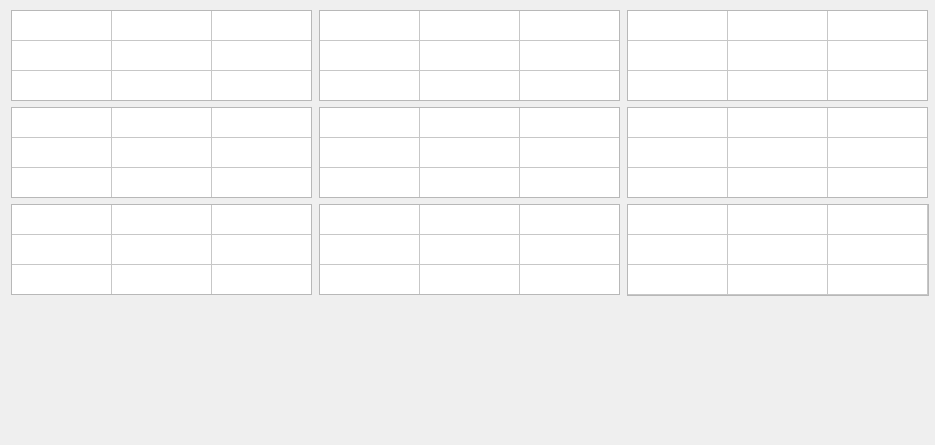
<?xml version="1.0" encoding="UTF-8"?>
<ui version="4.0">
 <class>MainWindow</class>
 <widget class="QMainWindow" name="MainWindow">
  <property name="geometry">
   <rect>
    <x>0</x>
    <y>0</y>
    <width>935</width>
    <height>445</height>
   </rect>
  </property>
  <property name="windowTitle">
   <string>MainWindow</string>
  </property>
  <widget class="QWidget" name="centralwidget">
   <property name="sizePolicy">
    <sizepolicy hsizetype="Expanding" vsizetype="Expanding">
     <horstretch>0</horstretch>
     <verstretch>0</verstretch>
    </sizepolicy>
   </property>
   <property name="baseSize">
    <size>
     <width>500</width>
     <height>0</height>
    </size>
   </property>
   <widget class="QWidget" name="layoutWidget">
    <property name="geometry">
     <rect>
      <x>10</x>
      <y>10</y>
      <width>921</width>
      <height>288</height>
     </rect>
    </property>
    <layout class="QGridLayout" name="gridLayout">
     <property name="sizeConstraint">
      <enum>QLayout::SetDefaultConstraint</enum>
     </property>
     <item row="0" column="0">
      <widget class="QTableWidget" name="tableWidget">
       <property name="sizePolicy">
        <sizepolicy hsizetype="MinimumExpanding" vsizetype="MinimumExpanding">
         <horstretch>0</horstretch>
         <verstretch>0</verstretch>
        </sizepolicy>
       </property>
       <property name="minimumSize">
        <size>
         <width>0</width>
         <height>0</height>
        </size>
       </property>
       <property name="maximumSize">
        <size>
         <width>301</width>
         <height>91</height>
        </size>
       </property>
       <property name="verticalScrollBarPolicy">
        <enum>Qt::ScrollBarAlwaysOff</enum>
       </property>
       <property name="horizontalScrollBarPolicy">
        <enum>Qt::ScrollBarAlwaysOff</enum>
       </property>
       <property name="sizeAdjustPolicy">
        <enum>QAbstractScrollArea::AdjustToContents</enum>
       </property>
       <property name="iconSize">
        <size>
         <width>0</width>
         <height>0</height>
        </size>
       </property>
       <attribute name="horizontalHeaderVisible">
        <bool>false</bool>
       </attribute>
       <attribute name="horizontalHeaderCascadingSectionResizes">
        <bool>true</bool>
       </attribute>
       <attribute name="horizontalHeaderMinimumSectionSize">
        <number>0</number>
       </attribute>
       <attribute name="horizontalHeaderStretchLastSection">
        <bool>false</bool>
       </attribute>
       <attribute name="verticalHeaderVisible">
        <bool>false</bool>
       </attribute>
       <attribute name="verticalHeaderCascadingSectionResizes">
        <bool>true</bool>
       </attribute>
       <attribute name="verticalHeaderMinimumSectionSize">
        <number>0</number>
       </attribute>
       <attribute name="verticalHeaderStretchLastSection">
        <bool>false</bool>
       </attribute>
       <row>
        <property name="text">
         <string>New Row</string>
        </property>
       </row>
       <row>
        <property name="text">
         <string>New Row</string>
        </property>
       </row>
       <row>
        <property name="text">
         <string>New Row</string>
        </property>
       </row>
       <column>
        <property name="text">
         <string>New Column</string>
        </property>
       </column>
       <column>
        <property name="text">
         <string>New Column</string>
        </property>
       </column>
       <column>
        <property name="text">
         <string>New Column</string>
        </property>
       </column>
       <item row="0" column="0">
        <property name="text">
         <string/>
        </property>
       </item>
       <item row="0" column="1">
        <property name="text">
         <string/>
        </property>
       </item>
       <item row="0" column="2">
        <property name="text">
         <string/>
        </property>
       </item>
       <item row="1" column="0">
        <property name="text">
         <string/>
        </property>
       </item>
       <item row="1" column="1">
        <property name="text">
         <string/>
        </property>
       </item>
       <item row="1" column="2">
        <property name="text">
         <string/>
        </property>
       </item>
       <item row="2" column="0">
        <property name="text">
         <string/>
        </property>
       </item>
       <item row="2" column="1">
        <property name="text">
         <string/>
        </property>
       </item>
       <item row="2" column="2">
        <property name="text">
         <string/>
        </property>
       </item>
      </widget>
     </item>
     <item row="1" column="0">
      <widget class="QTableWidget" name="tableWidget_4">
       <property name="sizePolicy">
        <sizepolicy hsizetype="MinimumExpanding" vsizetype="MinimumExpanding">
         <horstretch>0</horstretch>
         <verstretch>0</verstretch>
        </sizepolicy>
       </property>
       <property name="minimumSize">
        <size>
         <width>0</width>
         <height>0</height>
        </size>
       </property>
       <property name="maximumSize">
        <size>
         <width>301</width>
         <height>91</height>
        </size>
       </property>
       <property name="verticalScrollBarPolicy">
        <enum>Qt::ScrollBarAlwaysOff</enum>
       </property>
       <property name="horizontalScrollBarPolicy">
        <enum>Qt::ScrollBarAlwaysOff</enum>
       </property>
       <property name="sizeAdjustPolicy">
        <enum>QAbstractScrollArea::AdjustToContents</enum>
       </property>
       <property name="iconSize">
        <size>
         <width>0</width>
         <height>0</height>
        </size>
       </property>
       <attribute name="horizontalHeaderVisible">
        <bool>false</bool>
       </attribute>
       <attribute name="horizontalHeaderCascadingSectionResizes">
        <bool>true</bool>
       </attribute>
       <attribute name="horizontalHeaderMinimumSectionSize">
        <number>0</number>
       </attribute>
       <attribute name="horizontalHeaderStretchLastSection">
        <bool>false</bool>
       </attribute>
       <attribute name="verticalHeaderVisible">
        <bool>false</bool>
       </attribute>
       <attribute name="verticalHeaderCascadingSectionResizes">
        <bool>true</bool>
       </attribute>
       <attribute name="verticalHeaderMinimumSectionSize">
        <number>0</number>
       </attribute>
       <attribute name="verticalHeaderStretchLastSection">
        <bool>false</bool>
       </attribute>
       <row>
        <property name="text">
         <string>New Row</string>
        </property>
       </row>
       <row>
        <property name="text">
         <string>New Row</string>
        </property>
       </row>
       <row>
        <property name="text">
         <string>New Row</string>
        </property>
       </row>
       <column>
        <property name="text">
         <string>New Column</string>
        </property>
       </column>
       <column>
        <property name="text">
         <string>New Column</string>
        </property>
       </column>
       <column>
        <property name="text">
         <string>New Column</string>
        </property>
       </column>
       <item row="0" column="0">
        <property name="text">
         <string/>
        </property>
       </item>
       <item row="0" column="1">
        <property name="text">
         <string/>
        </property>
       </item>
       <item row="0" column="2">
        <property name="text">
         <string/>
        </property>
       </item>
       <item row="1" column="0">
        <property name="text">
         <string/>
        </property>
       </item>
       <item row="1" column="1">
        <property name="text">
         <string/>
        </property>
       </item>
       <item row="1" column="2">
        <property name="text">
         <string/>
        </property>
       </item>
       <item row="2" column="0">
        <property name="text">
         <string/>
        </property>
       </item>
       <item row="2" column="1">
        <property name="text">
         <string/>
        </property>
       </item>
       <item row="2" column="2">
        <property name="text">
         <string/>
        </property>
       </item>
      </widget>
     </item>
     <item row="2" column="2">
      <widget class="QTableWidget" name="tableWidget_9">
       <property name="sizePolicy">
        <sizepolicy hsizetype="Minimum" vsizetype="Minimum">
         <horstretch>0</horstretch>
         <verstretch>0</verstretch>
        </sizepolicy>
       </property>
       <property name="verticalScrollBarPolicy">
        <enum>Qt::ScrollBarAlwaysOff</enum>
       </property>
       <property name="horizontalScrollBarPolicy">
        <enum>Qt::ScrollBarAlwaysOff</enum>
       </property>
       <property name="sizeAdjustPolicy">
        <enum>QAbstractScrollArea::AdjustToContents</enum>
       </property>
       <attribute name="horizontalHeaderVisible">
        <bool>false</bool>
       </attribute>
       <attribute name="horizontalHeaderStretchLastSection">
        <bool>false</bool>
       </attribute>
       <attribute name="verticalHeaderVisible">
        <bool>false</bool>
       </attribute>
       <attribute name="verticalHeaderStretchLastSection">
        <bool>false</bool>
       </attribute>
       <row>
        <property name="text">
         <string>New Row</string>
        </property>
       </row>
       <row>
        <property name="text">
         <string>New Row</string>
        </property>
       </row>
       <row>
        <property name="text">
         <string>New Row</string>
        </property>
       </row>
       <column>
        <property name="text">
         <string>New Column</string>
        </property>
       </column>
       <column>
        <property name="text">
         <string>New Column</string>
        </property>
       </column>
       <column>
        <property name="text">
         <string>New Column</string>
        </property>
       </column>
       <item row="0" column="0">
        <property name="text">
         <string/>
        </property>
       </item>
       <item row="0" column="1">
        <property name="text">
         <string/>
        </property>
       </item>
       <item row="0" column="2">
        <property name="text">
         <string/>
        </property>
       </item>
       <item row="1" column="0">
        <property name="text">
         <string/>
        </property>
       </item>
       <item row="1" column="1">
        <property name="text">
         <string/>
        </property>
       </item>
       <item row="1" column="2">
        <property name="text">
         <string/>
        </property>
       </item>
       <item row="2" column="0">
        <property name="text">
         <string/>
        </property>
       </item>
       <item row="2" column="1">
        <property name="text">
         <string/>
        </property>
       </item>
       <item row="2" column="2">
        <property name="text">
         <string/>
        </property>
       </item>
      </widget>
     </item>
     <item row="0" column="1">
      <widget class="QTableWidget" name="tableWidget_2">
       <property name="sizePolicy">
        <sizepolicy hsizetype="MinimumExpanding" vsizetype="MinimumExpanding">
         <horstretch>0</horstretch>
         <verstretch>0</verstretch>
        </sizepolicy>
       </property>
       <property name="minimumSize">
        <size>
         <width>0</width>
         <height>0</height>
        </size>
       </property>
       <property name="maximumSize">
        <size>
         <width>301</width>
         <height>91</height>
        </size>
       </property>
       <property name="verticalScrollBarPolicy">
        <enum>Qt::ScrollBarAlwaysOff</enum>
       </property>
       <property name="horizontalScrollBarPolicy">
        <enum>Qt::ScrollBarAlwaysOff</enum>
       </property>
       <property name="sizeAdjustPolicy">
        <enum>QAbstractScrollArea::AdjustToContents</enum>
       </property>
       <property name="iconSize">
        <size>
         <width>0</width>
         <height>0</height>
        </size>
       </property>
       <attribute name="horizontalHeaderVisible">
        <bool>false</bool>
       </attribute>
       <attribute name="horizontalHeaderCascadingSectionResizes">
        <bool>true</bool>
       </attribute>
       <attribute name="horizontalHeaderMinimumSectionSize">
        <number>0</number>
       </attribute>
       <attribute name="horizontalHeaderStretchLastSection">
        <bool>false</bool>
       </attribute>
       <attribute name="verticalHeaderVisible">
        <bool>false</bool>
       </attribute>
       <attribute name="verticalHeaderCascadingSectionResizes">
        <bool>true</bool>
       </attribute>
       <attribute name="verticalHeaderMinimumSectionSize">
        <number>0</number>
       </attribute>
       <attribute name="verticalHeaderStretchLastSection">
        <bool>false</bool>
       </attribute>
       <row>
        <property name="text">
         <string>New Row</string>
        </property>
       </row>
       <row>
        <property name="text">
         <string>New Row</string>
        </property>
       </row>
       <row>
        <property name="text">
         <string>New Row</string>
        </property>
       </row>
       <column>
        <property name="text">
         <string>New Column</string>
        </property>
       </column>
       <column>
        <property name="text">
         <string>New Column</string>
        </property>
       </column>
       <column>
        <property name="text">
         <string>New Column</string>
        </property>
       </column>
       <item row="0" column="0">
        <property name="text">
         <string/>
        </property>
       </item>
       <item row="0" column="1">
        <property name="text">
         <string/>
        </property>
       </item>
       <item row="0" column="2">
        <property name="text">
         <string/>
        </property>
       </item>
       <item row="1" column="0">
        <property name="text">
         <string/>
        </property>
       </item>
       <item row="1" column="1">
        <property name="text">
         <string/>
        </property>
       </item>
       <item row="1" column="2">
        <property name="text">
         <string/>
        </property>
       </item>
       <item row="2" column="0">
        <property name="text">
         <string/>
        </property>
       </item>
       <item row="2" column="1">
        <property name="text">
         <string/>
        </property>
       </item>
       <item row="2" column="2">
        <property name="text">
         <string/>
        </property>
       </item>
      </widget>
     </item>
     <item row="0" column="2">
      <widget class="QTableWidget" name="tableWidget_3">
       <property name="sizePolicy">
        <sizepolicy hsizetype="MinimumExpanding" vsizetype="MinimumExpanding">
         <horstretch>0</horstretch>
         <verstretch>0</verstretch>
        </sizepolicy>
       </property>
       <property name="minimumSize">
        <size>
         <width>0</width>
         <height>0</height>
        </size>
       </property>
       <property name="maximumSize">
        <size>
         <width>301</width>
         <height>91</height>
        </size>
       </property>
       <property name="verticalScrollBarPolicy">
        <enum>Qt::ScrollBarAlwaysOff</enum>
       </property>
       <property name="horizontalScrollBarPolicy">
        <enum>Qt::ScrollBarAlwaysOff</enum>
       </property>
       <property name="sizeAdjustPolicy">
        <enum>QAbstractScrollArea::AdjustToContents</enum>
       </property>
       <property name="iconSize">
        <size>
         <width>0</width>
         <height>0</height>
        </size>
       </property>
       <attribute name="horizontalHeaderVisible">
        <bool>false</bool>
       </attribute>
       <attribute name="horizontalHeaderCascadingSectionResizes">
        <bool>true</bool>
       </attribute>
       <attribute name="horizontalHeaderMinimumSectionSize">
        <number>0</number>
       </attribute>
       <attribute name="horizontalHeaderStretchLastSection">
        <bool>false</bool>
       </attribute>
       <attribute name="verticalHeaderVisible">
        <bool>false</bool>
       </attribute>
       <attribute name="verticalHeaderCascadingSectionResizes">
        <bool>true</bool>
       </attribute>
       <attribute name="verticalHeaderMinimumSectionSize">
        <number>0</number>
       </attribute>
       <attribute name="verticalHeaderStretchLastSection">
        <bool>false</bool>
       </attribute>
       <row>
        <property name="text">
         <string>New Row</string>
        </property>
       </row>
       <row>
        <property name="text">
         <string>New Row</string>
        </property>
       </row>
       <row>
        <property name="text">
         <string>New Row</string>
        </property>
       </row>
       <column>
        <property name="text">
         <string>New Column</string>
        </property>
       </column>
       <column>
        <property name="text">
         <string>New Column</string>
        </property>
       </column>
       <column>
        <property name="text">
         <string>New Column</string>
        </property>
       </column>
       <item row="0" column="0">
        <property name="text">
         <string/>
        </property>
       </item>
       <item row="0" column="1">
        <property name="text">
         <string/>
        </property>
       </item>
       <item row="0" column="2">
        <property name="text">
         <string/>
        </property>
       </item>
       <item row="1" column="0">
        <property name="text">
         <string/>
        </property>
       </item>
       <item row="1" column="1">
        <property name="text">
         <string/>
        </property>
       </item>
       <item row="1" column="2">
        <property name="text">
         <string/>
        </property>
       </item>
       <item row="2" column="0">
        <property name="text">
         <string/>
        </property>
       </item>
       <item row="2" column="1">
        <property name="text">
         <string/>
        </property>
       </item>
       <item row="2" column="2">
        <property name="text">
         <string/>
        </property>
       </item>
      </widget>
     </item>
     <item row="1" column="1">
      <widget class="QTableWidget" name="tableWidget_5">
       <property name="sizePolicy">
        <sizepolicy hsizetype="MinimumExpanding" vsizetype="MinimumExpanding">
         <horstretch>0</horstretch>
         <verstretch>0</verstretch>
        </sizepolicy>
       </property>
       <property name="minimumSize">
        <size>
         <width>0</width>
         <height>0</height>
        </size>
       </property>
       <property name="maximumSize">
        <size>
         <width>301</width>
         <height>91</height>
        </size>
       </property>
       <property name="verticalScrollBarPolicy">
        <enum>Qt::ScrollBarAlwaysOff</enum>
       </property>
       <property name="horizontalScrollBarPolicy">
        <enum>Qt::ScrollBarAlwaysOff</enum>
       </property>
       <property name="sizeAdjustPolicy">
        <enum>QAbstractScrollArea::AdjustToContents</enum>
       </property>
       <property name="iconSize">
        <size>
         <width>0</width>
         <height>0</height>
        </size>
       </property>
       <attribute name="horizontalHeaderVisible">
        <bool>false</bool>
       </attribute>
       <attribute name="horizontalHeaderCascadingSectionResizes">
        <bool>true</bool>
       </attribute>
       <attribute name="horizontalHeaderMinimumSectionSize">
        <number>0</number>
       </attribute>
       <attribute name="horizontalHeaderStretchLastSection">
        <bool>false</bool>
       </attribute>
       <attribute name="verticalHeaderVisible">
        <bool>false</bool>
       </attribute>
       <attribute name="verticalHeaderCascadingSectionResizes">
        <bool>true</bool>
       </attribute>
       <attribute name="verticalHeaderMinimumSectionSize">
        <number>0</number>
       </attribute>
       <attribute name="verticalHeaderStretchLastSection">
        <bool>false</bool>
       </attribute>
       <row>
        <property name="text">
         <string>New Row</string>
        </property>
       </row>
       <row>
        <property name="text">
         <string>New Row</string>
        </property>
       </row>
       <row>
        <property name="text">
         <string>New Row</string>
        </property>
       </row>
       <column>
        <property name="text">
         <string>New Column</string>
        </property>
       </column>
       <column>
        <property name="text">
         <string>New Column</string>
        </property>
       </column>
       <column>
        <property name="text">
         <string>New Column</string>
        </property>
       </column>
       <item row="0" column="0">
        <property name="text">
         <string/>
        </property>
       </item>
       <item row="0" column="1">
        <property name="text">
         <string/>
        </property>
       </item>
       <item row="0" column="2">
        <property name="text">
         <string/>
        </property>
       </item>
       <item row="1" column="0">
        <property name="text">
         <string/>
        </property>
       </item>
       <item row="1" column="1">
        <property name="text">
         <string/>
        </property>
       </item>
       <item row="1" column="2">
        <property name="text">
         <string/>
        </property>
       </item>
       <item row="2" column="0">
        <property name="text">
         <string/>
        </property>
       </item>
       <item row="2" column="1">
        <property name="text">
         <string/>
        </property>
       </item>
       <item row="2" column="2">
        <property name="text">
         <string/>
        </property>
       </item>
      </widget>
     </item>
     <item row="1" column="2">
      <widget class="QTableWidget" name="tableWidget_6">
       <property name="sizePolicy">
        <sizepolicy hsizetype="MinimumExpanding" vsizetype="MinimumExpanding">
         <horstretch>0</horstretch>
         <verstretch>0</verstretch>
        </sizepolicy>
       </property>
       <property name="minimumSize">
        <size>
         <width>0</width>
         <height>0</height>
        </size>
       </property>
       <property name="maximumSize">
        <size>
         <width>301</width>
         <height>91</height>
        </size>
       </property>
       <property name="verticalScrollBarPolicy">
        <enum>Qt::ScrollBarAlwaysOff</enum>
       </property>
       <property name="horizontalScrollBarPolicy">
        <enum>Qt::ScrollBarAlwaysOff</enum>
       </property>
       <property name="sizeAdjustPolicy">
        <enum>QAbstractScrollArea::AdjustToContents</enum>
       </property>
       <property name="iconSize">
        <size>
         <width>0</width>
         <height>0</height>
        </size>
       </property>
       <attribute name="horizontalHeaderVisible">
        <bool>false</bool>
       </attribute>
       <attribute name="horizontalHeaderCascadingSectionResizes">
        <bool>true</bool>
       </attribute>
       <attribute name="horizontalHeaderMinimumSectionSize">
        <number>0</number>
       </attribute>
       <attribute name="horizontalHeaderStretchLastSection">
        <bool>false</bool>
       </attribute>
       <attribute name="verticalHeaderVisible">
        <bool>false</bool>
       </attribute>
       <attribute name="verticalHeaderCascadingSectionResizes">
        <bool>true</bool>
       </attribute>
       <attribute name="verticalHeaderMinimumSectionSize">
        <number>0</number>
       </attribute>
       <attribute name="verticalHeaderStretchLastSection">
        <bool>false</bool>
       </attribute>
       <row>
        <property name="text">
         <string>New Row</string>
        </property>
       </row>
       <row>
        <property name="text">
         <string>New Row</string>
        </property>
       </row>
       <row>
        <property name="text">
         <string>New Row</string>
        </property>
       </row>
       <column>
        <property name="text">
         <string>New Column</string>
        </property>
       </column>
       <column>
        <property name="text">
         <string>New Column</string>
        </property>
       </column>
       <column>
        <property name="text">
         <string>New Column</string>
        </property>
       </column>
       <item row="0" column="0">
        <property name="text">
         <string/>
        </property>
       </item>
       <item row="0" column="1">
        <property name="text">
         <string/>
        </property>
       </item>
       <item row="0" column="2">
        <property name="text">
         <string/>
        </property>
       </item>
       <item row="1" column="0">
        <property name="text">
         <string/>
        </property>
       </item>
       <item row="1" column="1">
        <property name="text">
         <string/>
        </property>
       </item>
       <item row="1" column="2">
        <property name="text">
         <string/>
        </property>
       </item>
       <item row="2" column="0">
        <property name="text">
         <string/>
        </property>
       </item>
       <item row="2" column="1">
        <property name="text">
         <string/>
        </property>
       </item>
       <item row="2" column="2">
        <property name="text">
         <string/>
        </property>
       </item>
      </widget>
     </item>
     <item row="2" column="1">
      <widget class="QTableWidget" name="tableWidget_8">
       <property name="sizePolicy">
        <sizepolicy hsizetype="MinimumExpanding" vsizetype="MinimumExpanding">
         <horstretch>0</horstretch>
         <verstretch>0</verstretch>
        </sizepolicy>
       </property>
       <property name="minimumSize">
        <size>
         <width>0</width>
         <height>0</height>
        </size>
       </property>
       <property name="maximumSize">
        <size>
         <width>301</width>
         <height>91</height>
        </size>
       </property>
       <property name="verticalScrollBarPolicy">
        <enum>Qt::ScrollBarAlwaysOff</enum>
       </property>
       <property name="horizontalScrollBarPolicy">
        <enum>Qt::ScrollBarAlwaysOff</enum>
       </property>
       <property name="sizeAdjustPolicy">
        <enum>QAbstractScrollArea::AdjustToContents</enum>
       </property>
       <property name="iconSize">
        <size>
         <width>0</width>
         <height>0</height>
        </size>
       </property>
       <attribute name="horizontalHeaderVisible">
        <bool>false</bool>
       </attribute>
       <attribute name="horizontalHeaderCascadingSectionResizes">
        <bool>true</bool>
       </attribute>
       <attribute name="horizontalHeaderMinimumSectionSize">
        <number>0</number>
       </attribute>
       <attribute name="horizontalHeaderStretchLastSection">
        <bool>false</bool>
       </attribute>
       <attribute name="verticalHeaderVisible">
        <bool>false</bool>
       </attribute>
       <attribute name="verticalHeaderCascadingSectionResizes">
        <bool>true</bool>
       </attribute>
       <attribute name="verticalHeaderMinimumSectionSize">
        <number>0</number>
       </attribute>
       <attribute name="verticalHeaderStretchLastSection">
        <bool>false</bool>
       </attribute>
       <row>
        <property name="text">
         <string>New Row</string>
        </property>
       </row>
       <row>
        <property name="text">
         <string>New Row</string>
        </property>
       </row>
       <row>
        <property name="text">
         <string>New Row</string>
        </property>
       </row>
       <column>
        <property name="text">
         <string>New Column</string>
        </property>
       </column>
       <column>
        <property name="text">
         <string>New Column</string>
        </property>
       </column>
       <column>
        <property name="text">
         <string>New Column</string>
        </property>
       </column>
       <item row="0" column="0">
        <property name="text">
         <string/>
        </property>
       </item>
       <item row="0" column="1">
        <property name="text">
         <string/>
        </property>
       </item>
       <item row="0" column="2">
        <property name="text">
         <string/>
        </property>
       </item>
       <item row="1" column="0">
        <property name="text">
         <string/>
        </property>
       </item>
       <item row="1" column="1">
        <property name="text">
         <string/>
        </property>
       </item>
       <item row="1" column="2">
        <property name="text">
         <string/>
        </property>
       </item>
       <item row="2" column="0">
        <property name="text">
         <string/>
        </property>
       </item>
       <item row="2" column="1">
        <property name="text">
         <string/>
        </property>
       </item>
       <item row="2" column="2">
        <property name="text">
         <string/>
        </property>
       </item>
      </widget>
     </item>
     <item row="2" column="0">
      <widget class="QTableWidget" name="tableWidget_7">
       <property name="sizePolicy">
        <sizepolicy hsizetype="MinimumExpanding" vsizetype="MinimumExpanding">
         <horstretch>0</horstretch>
         <verstretch>0</verstretch>
        </sizepolicy>
       </property>
       <property name="minimumSize">
        <size>
         <width>0</width>
         <height>0</height>
        </size>
       </property>
       <property name="maximumSize">
        <size>
         <width>301</width>
         <height>91</height>
        </size>
       </property>
       <property name="verticalScrollBarPolicy">
        <enum>Qt::ScrollBarAlwaysOff</enum>
       </property>
       <property name="horizontalScrollBarPolicy">
        <enum>Qt::ScrollBarAlwaysOff</enum>
       </property>
       <property name="sizeAdjustPolicy">
        <enum>QAbstractScrollArea::AdjustToContents</enum>
       </property>
       <property name="iconSize">
        <size>
         <width>0</width>
         <height>0</height>
        </size>
       </property>
       <attribute name="horizontalHeaderVisible">
        <bool>false</bool>
       </attribute>
       <attribute name="horizontalHeaderCascadingSectionResizes">
        <bool>true</bool>
       </attribute>
       <attribute name="horizontalHeaderMinimumSectionSize">
        <number>0</number>
       </attribute>
       <attribute name="horizontalHeaderStretchLastSection">
        <bool>false</bool>
       </attribute>
       <attribute name="verticalHeaderVisible">
        <bool>false</bool>
       </attribute>
       <attribute name="verticalHeaderCascadingSectionResizes">
        <bool>true</bool>
       </attribute>
       <attribute name="verticalHeaderMinimumSectionSize">
        <number>0</number>
       </attribute>
       <attribute name="verticalHeaderStretchLastSection">
        <bool>false</bool>
       </attribute>
       <row>
        <property name="text">
         <string>New Row</string>
        </property>
       </row>
       <row>
        <property name="text">
         <string>New Row</string>
        </property>
       </row>
       <row>
        <property name="text">
         <string>New Row</string>
        </property>
       </row>
       <column>
        <property name="text">
         <string>New Column</string>
        </property>
       </column>
       <column>
        <property name="text">
         <string>New Column</string>
        </property>
       </column>
       <column>
        <property name="text">
         <string>New Column</string>
        </property>
       </column>
       <item row="0" column="0">
        <property name="text">
         <string/>
        </property>
       </item>
       <item row="0" column="1">
        <property name="text">
         <string/>
        </property>
       </item>
       <item row="0" column="2">
        <property name="text">
         <string/>
        </property>
       </item>
       <item row="1" column="0">
        <property name="text">
         <string/>
        </property>
       </item>
       <item row="1" column="1">
        <property name="text">
         <string/>
        </property>
       </item>
       <item row="1" column="2">
        <property name="text">
         <string/>
        </property>
       </item>
       <item row="2" column="0">
        <property name="text">
         <string/>
        </property>
       </item>
       <item row="2" column="1">
        <property name="text">
         <string/>
        </property>
       </item>
       <item row="2" column="2">
        <property name="text">
         <string/>
        </property>
       </item>
      </widget>
     </item>
    </layout>
   </widget>
  </widget>
 </widget>
 <resources/>
 <connections/>
</ui>
